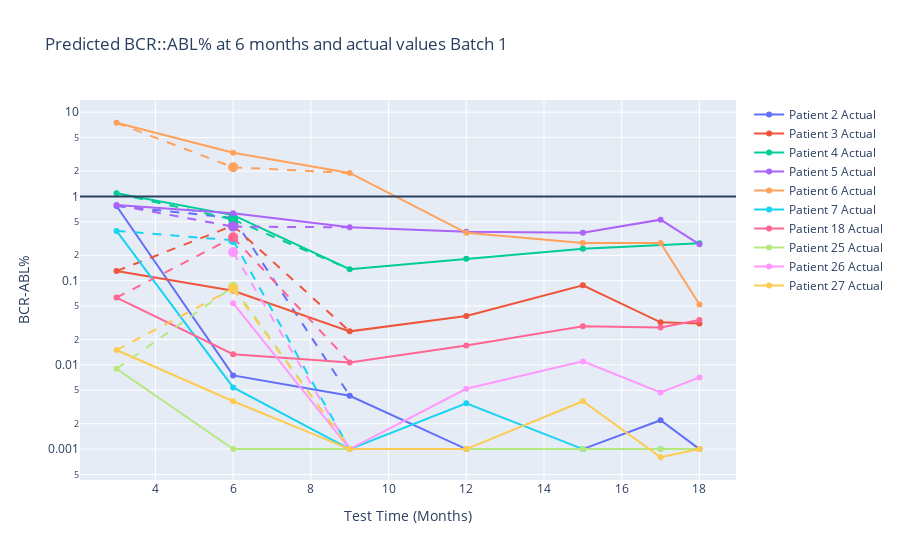

Write notebook code for a chart like this one.
### Code cell
import plotly.graph_objects as go
import pandas as pd
import numpy as np
import plotly.express as px

colors = px.colors.qualitative.Plotly 

fig = go.Figure()

for idx, patient in enumerate(merged_data_1['patient_number'].unique()):
    patient_data = merged_data_1[merged_data_1['patient_number'] == patient]
    patient_color = colors[idx % len(colors)]  

    fig.add_trace(go.Scatter(
        x=patient_data['month'], y=patient_data['BCRABL'],
        mode='lines+markers', name=f'Patient {patient} Actual',
        line=dict(color=patient_color),  
        marker=dict(color=patient_color)  
    ))
    
    predicted_data = patient_data[patient_data['month'] == 6]
    if not predicted_data.empty:
        fig.add_trace(go.Scatter(
            x=[6], y=predicted_data['pred'],
            mode='markers', name=f'Patient {patient} Predicted',
            marker=dict(color=patient_color, size=10),  
            showlegend=False 
        ))
        
        before_pred = patient_data[patient_data['month'] < 6].tail(1)
        after_pred = patient_data[patient_data['month'] > 6].head(1)
        
        if not before_pred.empty:
            fig.add_trace(go.Scatter(
                x=[before_pred['month'].values[0], 6],
                y=[before_pred['BCRABL'].values[0], predicted_data['pred'].values[0]],
                mode='lines', line=dict(dash='dash', color=patient_color),
                showlegend=False 
            ))
        if not after_pred.empty:
            fig.add_trace(go.Scatter(
                x=[6, after_pred['month'].values[0]],
                y=[predicted_data['pred'].values[0], after_pred['BCRABL'].values[0]],
                mode='lines', line=dict(dash='dash', color=patient_color),
                showlegend=False
            ))

fig.update_layout(
    title='Predicted BCR::ABL% at 6 months and actual values Batch 1',
    xaxis_title='Test Time (Months)',
    yaxis_title='BCR-ABL%',
    yaxis_type='log'  
)

fig.update_traces(connectgaps=True)

fig.add_hline(y=1)

fig.show()

### Figure 1 — Plotly figure (JSON) as saved in the notebook; plotly's stock layout.template omitted (floating-point values rounded to 4 significant figures)
{"data": [{"connectgaps": true, "line": {"color": "#636EFA"}, "marker": {"color": "#636EFA"}, "mode": "lines+markers", "name": "Patient 2 Actual", "type": "scatter", "x": [3, 6, 9, 12, 15, 17, 18], "y": [0.77, 0.0075, 0.0043, 0.001, 0.001, 0.0022, 0.001]}, {"connectgaps": true, "marker": {"color": "#636EFA", "size": 10}, "mode": "markers", "name": "Patient 2 Predicted", "showlegend": false, "type": "scatter", "x": [6], "y": [0.5557]}, {"connectgaps": true, "line": {"color": "#636EFA", "dash": "dash"}, "mode": "lines", "showlegend": false, "type": "scatter", "x": [3, 6], "y": [0.77, 0.5557]}, {"connectgaps": true, "line": {"color": "#636EFA", "dash": "dash"}, "mode": "lines", "showlegend": false, "type": "scatter", "x": [6, 9], "y": [0.5557, 0.0043]}, {"connectgaps": true, "line": {"color": "#EF553B"}, "marker": {"color": "#EF553B"}, "mode": "lines+markers", "name": "Patient 3 Actual", "type": "scatter", "x": [3, 6, 9, 12, 15, 17, 18], "y": [0.13, 0.076, 0.025, 0.038, 0.088, 0.032, 0.031]}, {"connectgaps": true, "marker": {"color": "#EF553B", "size": 10}, "mode": "markers", "name": "Patient 3 Predicted", "showlegend": false, "type": "scatter", "x": [6], "y": [0.4509]}, {"connectgaps": true, "line": {"color": "#EF553B", "dash": "dash"}, "mode": "lines", "showlegend": false, "type": "scatter", "x": [3, 6], "y": [0.13, 0.4509]}, {"connectgaps": true, "line": {"color": "#EF553B", "dash": "dash"}, "mode": "lines", "showlegend": false, "type": "scatter", "x": [6, 9], "y": [0.4509, 0.025]}, {"connectgaps": true, "line": {"color": "#00CC96"}, "marker": {"color": "#00CC96"}, "mode": "lines+markers", "name": "Patient 4 Actual", "type": "scatter", "x": [3, 6, 9, 12, 15, 17, 18], "y": [1.091, 0.6, 0.137, 0.182, 0.239, null, 0.278]}, {"connectgaps": true, "marker": {"color": "#00CC96", "size": 10}, "mode": "markers", "name": "Patient 4 Predicted", "showlegend": false, "type": "scatter", "x": [6], "y": [0.5307]}, {"connectgaps": true, "line": {"color": "#00CC96", "dash": "dash"}, "mode": "lines", "showlegend": false, "type": "scatter", "x": [3, 6], "y": [1.091, 0.5307]}, {"connectgaps": true, "line": {"color": "#00CC96", "dash": "dash"}, "mode": "lines", "showlegend": false, "type": "scatter", "x": [6, 9], "y": [0.5307, 0.137]}, {"connectgaps": true, "line": {"color": "#AB63FA"}, "marker": {"color": "#AB63FA"}, "mode": "lines+markers", "name": "Patient 5 Actual", "type": "scatter", "x": [3, 6, 9, 12, 15, 17, 18], "y": [0.79, 0.63, 0.43, 0.38, 0.37, 0.53, 0.27]}, {"connectgaps": true, "marker": {"color": "#AB63FA", "size": 10}, "mode": "markers", "name": "Patient 5 Predicted", "showlegend": false, "type": "scatter", "x": [6], "y": [0.4383]}, {"connectgaps": true, "line": {"color": "#AB63FA", "dash": "dash"}, "mode": "lines", "showlegend": false, "type": "scatter", "x": [3, 6], "y": [0.79, 0.4383]}, {"connectgaps": true, "line": {"color": "#AB63FA", "dash": "dash"}, "mode": "lines", "showlegend": false, "type": "scatter", "x": [6, 9], "y": [0.4383, 0.43]}, {"connectgaps": true, "line": {"color": "#FFA15A"}, "marker": {"color": "#FFA15A"}, "mode": "lines+markers", "name": "Patient 6 Actual", "type": "scatter", "x": [3, 6, 9, 12, 15, 17, 18], "y": [7.5, 3.3, 1.9, 0.37, 0.28, 0.28, 0.052]}, {"connectgaps": true, "marker": {"color": "#FFA15A", "size": 10}, "mode": "markers", "name": "Patient 6 Predicted", "showlegend": false, "type": "scatter", "x": [6], "y": [2.218]}, {"connectgaps": true, "line": {"color": "#FFA15A", "dash": "dash"}, "mode": "lines", "showlegend": false, "type": "scatter", "x": [3, 6], "y": [7.5, 2.218]}, {"connectgaps": true, "line": {"color": "#FFA15A", "dash": "dash"}, "mode": "lines", "showlegend": false, "type": "scatter", "x": [6, 9], "y": [2.218, 1.9]}, {"connectgaps": true, "line": {"color": "#19D3F3"}, "marker": {"color": "#19D3F3"}, "mode": "lines+markers", "name": "Patient 7 Actual", "type": "scatter", "x": [3, 6, 9, 12, 15, 17, 18], "y": [0.39, 0.0054, 0.001, 0.0035, 0.001, 0.001, null]}, {"connectgaps": true, "marker": {"color": "#19D3F3", "size": 10}, "mode": "markers", "name": "Patient 7 Predicted", "showlegend": false, "type": "scatter", "x": [6], "y": [0.3014]}, {"connectgaps": true, "line": {"color": "#19D3F3", "dash": "dash"}, "mode": "lines", "showlegend": false, "type": "scatter", "x": [3, 6], "y": [0.39, 0.3014]}, {"connectgaps": true, "line": {"color": "#19D3F3", "dash": "dash"}, "mode": "lines", "showlegend": false, "type": "scatter", "x": [6, 9], "y": [0.3014, 0.001]}, {"connectgaps": true, "line": {"color": "#FF6692"}, "marker": {"color": "#FF6692"}, "mode": "lines+markers", "name": "Patient 18 Actual", "type": "scatter", "x": [3, 6, 9, 12, 15, 17, 18], "y": [0.063, 0.0134, 0.0107, 0.017, 0.0287, 0.0278, 0.0341]}, {"connectgaps": true, "marker": {"color": "#FF6692", "size": 10}, "mode": "markers", "name": "Patient 18 Predicted", "showlegend": false, "type": "scatter", "x": [6], "y": [0.3266]}, {"connectgaps": true, "line": {"color": "#FF6692", "dash": "dash"}, "mode": "lines", "showlegend": false, "type": "scatter", "x": [3, 6], "y": [0.063, 0.3266]}, {"connectgaps": true, "line": {"color": "#FF6692", "dash": "dash"}, "mode": "lines", "showlegend": false, "type": "scatter", "x": [6, 9], "y": [0.3266, 0.0107]}, {"connectgaps": true, "line": {"color": "#B6E880"}, "marker": {"color": "#B6E880"}, "mode": "lines+markers", "name": "Patient 25 Actual", "type": "scatter", "x": [3, 6, 9, 12, 15, 17, 18], "y": [0.009, 0.001, 0.001, 0.001, 0.001, 0.001, 0.001]}, {"connectgaps": true, "marker": {"color": "#B6E880", "size": 10}, "mode": "markers", "name": "Patient 25 Predicted", "showlegend": false, "type": "scatter", "x": [6], "y": [0.08466]}, {"connectgaps": true, "line": {"color": "#B6E880", "dash": "dash"}, "mode": "lines", "showlegend": false, "type": "scatter", "x": [3, 6], "y": [0.009, 0.08466]}, {"connectgaps": true, "line": {"color": "#B6E880", "dash": "dash"}, "mode": "lines", "showlegend": false, "type": "scatter", "x": [6, 9], "y": [0.08466, 0.001]}, {"connectgaps": true, "line": {"color": "#FF97FF"}, "marker": {"color": "#FF97FF"}, "mode": "lines+markers", "name": "Patient 26 Actual", "type": "scatter", "x": [3, 6, 9, 12, 15, 17, 18], "y": [null, 0.054, 0.001, 0.0052, 0.011, 0.0047, 0.0071]}, {"connectgaps": true, "marker": {"color": "#FF97FF", "size": 10}, "mode": "markers", "name": "Patient 26 Predicted", "showlegend": false, "type": "scatter", "x": [6], "y": [0.2184]}, {"connectgaps": true, "line": {"color": "#FF97FF", "dash": "dash"}, "mode": "lines", "showlegend": false, "type": "scatter", "x": [3, 6], "y": [null, 0.2184]}, {"connectgaps": true, "line": {"color": "#FF97FF", "dash": "dash"}, "mode": "lines", "showlegend": false, "type": "scatter", "x": [6, 9], "y": [0.2184, 0.001]}, {"connectgaps": true, "line": {"color": "#FECB52"}, "marker": {"color": "#FECB52"}, "mode": "lines+markers", "name": "Patient 27 Actual", "type": "scatter", "x": [3, 6, 9, 12, 15, 17, 18], "y": [0.015, 0.0037, 0.001, 0.001, 0.0037, 0.0008, 0.001]}, {"connectgaps": true, "marker": {"color": "#FECB52", "size": 10}, "mode": "markers", "name": "Patient 27 Predicted", "showlegend": false, "type": "scatter", "x": [6], "y": [0.0806]}, {"connectgaps": true, "line": {"color": "#FECB52", "dash": "dash"}, "mode": "lines", "showlegend": false, "type": "scatter", "x": [3, 6], "y": [0.015, 0.0806]}, {"connectgaps": true, "line": {"color": "#FECB52", "dash": "dash"}, "mode": "lines", "showlegend": false, "type": "scatter", "x": [6, 9], "y": [0.0806, 0.001]}], "layout": {"shapes": [{"type": "line", "x0": 0, "x1": 1, "xref": "x domain", "y0": 1, "y1": 1, "yref": "y"}], "title": {"text": "Predicted BCR::ABL% at 6 months and actual values Batch 1"}, "xaxis": {"title": {"text": "Test Time (Months)"}}, "yaxis": {"title": {"text": "BCR-ABL%"}, "type": "log"}}}
